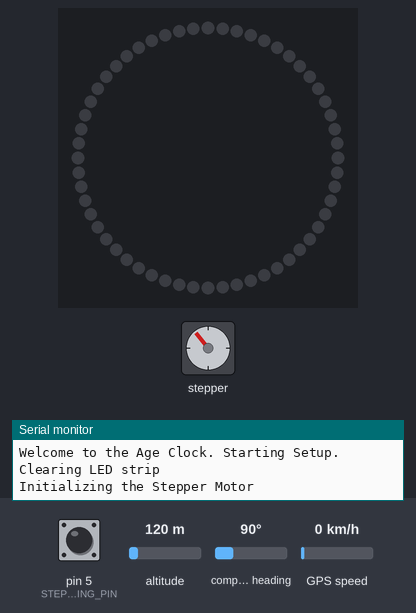
Bench run of a sketch on a simulated Arduino Uno, built with avr-gcc and run on an emulated ATmega328P. On the bench: 56 RGB LEDs in a ring, first at the top, clockwise, stepper motor, the last lines printed to the serial monitor. The inputs (shaded band) are chosen by the test bench; at power-on: pin 5 (STEPPER_HOMING_PIN) HIGH, altitude 120 m, compass heading 90°, GPS speed 0 km/h. Dim RGB values are drawn brighter than linear; the GPS gets a fix after 3 s at 37.7749, -122.4194 with 8 satellites; stepper angles assume 2048 steps per turn.

Above: at 0.8 s.
0.9 s: pin 5 (STEPPER_HOMING_PIN) pulled LOW for 0.15 s
At 4.0 s:
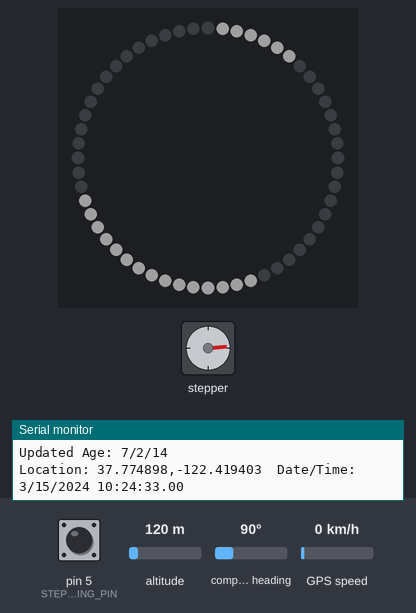
Timing chart, 0 to 5.5 s (numbered marks = the images above; inputs shaded):
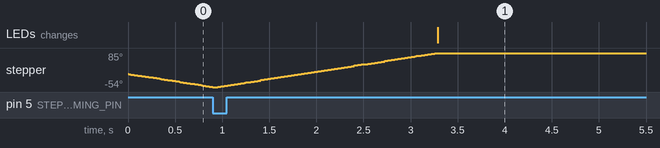

The sketch:

Age_Clock_Main.ino
```cpp
/// @file Age_Clock_Main.ino
/// @brief Main Arduino sketch for the Age Clock.

#include <Arduino.h>

#include "include/GpsTimeSensor.h"
#include "include/LedEffector.h"
#include "include/StepperEffector.h"
#include "include/ClockAge.h"
#include "include/ClockDate.h"

GpsTimeSensor * gps_time_sensor;
LedEffector * led_effector;
StepperEffector * year_effector;

static const Date BIRTH_DATE(BIRTH_YEAR, BIRTH_MONTH, BIRTH_DAY);
static Age current_age;

void setup() {
  // Starting Serial
  Serial.begin(115200);
  Serial.println("Welcome to the Age Clock. Starting Setup.");

  // Setup the GPS Time Sensor
  gps_time_sensor = new GpsTimeSensor;

  // Setup the LED Effector
  led_effector = new LedEffector();
  FastLED.setBrightness(32);
  FastLED.clearData();

  // Setup Stepper
  year_effector = new StepperEffector(
    STEPPER_STEPS_PER_REV,
    STEPPER_PIN_1,
    STEPPER_PIN_2,
    STEPPER_PIN_3,
    STEPPER_PIN_4);
  pinMode(STEPPER_HOMING_PIN, INPUT_PULLUP);

  Serial.println("Initializing the Stepper Motor");
  year_effector->begin(STEPPER_HOMING_PIN, HOMING_OFFSET_STEPS);
  if (!year_effector->home()) {
    Serial.println("Warning: Year stepper homing failed.");
  }
  else {
    Serial.println("Stepper Motor Homed.");
  }

  // Setup Complete
  Serial.println("Setup Complete. Starting loop.");
}

void loop() {
  main_loop();
}

void main_loop() {
  // Listen for updates on the gps sensor
  gps_time_sensor->listen();

  // Wait for the GPS to recieve and update
  if (gps_time_sensor->isUpdated())
  {
    gps_time_sensor->resetUpdated();

    // get updated age with the current date
    Date current_date = gps_time_sensor->getCurrentDate();
    Age updated_age = current_date - BIRTH_DATE;

    // If there is a new age, print it and display it!
    if(current_age != updated_age)
    {
      Serial.print("Updated Age: ");
      Serial.print(updated_age.getYear());
      Serial.print("/");
      Serial.print(updated_age.getMonth());
      Serial.print("/");
      Serial.println(updated_age.getDay());

      year_effector->displayYear(updated_age.getYear());
      led_effector->displayMonth(updated_age.getMonth());
      led_effector->displayDay(updated_age.getDay());

      // Don't forget to update the current age.
      current_age = updated_age;
    }
  }
}

void setLedHigh(){
  Serial.println("Setting led high.");
  led_effector->fillStrip();
}

void setLedLow(){
  Serial.println("Setting led low.");
  led_effector->clearStrip();
}

void blink(){
  static unsigned long lastToggle = 0;
  static bool isHigh = false;
  unsigned long now = millis();

  if (now - lastToggle >= 500) {
    lastToggle = now;
    if (isHigh) {
      setLedLow();
    } else {
      setLedHigh();
    }
    isHigh = !isHigh;
  }
}

void count(){
  static unsigned long lastIncrement = 0;
  unsigned long now = millis();
  static int day_count = 0;
  static int month_count = 0;
  static int year_count = 0;

  if (now - lastIncrement >= 10) {
    lastIncrement = now;

    // Increment the day
    ++day_count;

    if (day_count > DAYS_MAX)
    {
      Serial.println("Max Days. Incrementing Month LED count");
      ++month_count;
      day_count = 0;
      led_effector->clearStrip();
    }

    if (month_count > MONTHS_MAX)
    {
      Serial.println("Max Months. Resetting All LED counts");
      ++year_count;
      month_count = 0;
      day_count = 0;
      led_effector->clearStrip();
    }

    if (year_count > YEARS_MAX)
    {
      Serial.println("Max Years. Resetting all effectors.");
      year_count = 0;
      month_count = 0;
      day_count = 0;
      led_effector->clearStrip();
    }

    Serial.print("Year count: ");
    Serial.print(year_count);
    Serial.print(", Month count: ");
    Serial.print(month_count);
    Serial.print(", Day count: ");
    Serial.println(day_count);

    led_effector->displayDay(day_count);
    led_effector->displayMonth(month_count);
    year_effector->displayYear(year_count);
  }
}

bool isStepperSwitchPressed()
{
  // Based on Debounce Button Example
  // Setup static variables
  static const bool pressedState = LOW;
  static bool buttonState = digitalRead(STEPPER_HOMING_PIN);
  static bool lastButtonState = HIGH;             // Pullup up so default is high
  static unsigned long lastDebounceTime = 0;      // ms
  static const unsigned long debounceDelay = 50;  // ms

  // read the current homing switch state
  int reading = digitalRead(STEPPER_HOMING_PIN);

  // If the switch changed regardless of how, reset the debouncing timer
  if (reading != lastButtonState) {
    lastDebounceTime = millis();
  }

  if ((millis() - lastDebounceTime) > debounceDelay) {
    // whatever the reading is at, it's been there for longer than the debounce
    // delay, so take it as the actual current state:

    // if the button state has changed:
    if (reading != buttonState) {
      buttonState = reading;

      if(buttonState == pressedState)
      {
        lastButtonState = reading;
        return true;
      }
    }
  }

  // Save the current reading
  lastButtonState = reading;
  return false;
}

void testStepperButton(){
  if(isStepperSwitchPressed())
  {
    // For testing purposes, print the change of state
    Serial.println("Stepper button was pressed!");
  }
}

void testStepperButtonWithLeds()
{
  static int day_count = 0;
  static int month_count = 0;
  led_effector->displayDay(day_count);
  led_effector->displayMonth(month_count);

  if(isStepperSwitchPressed())
  {
    ++day_count;
    if (day_count > DAYS_MAX)
    {
      ++month_count;
      day_count = 0;
      led_effector->clearStrip();
    }
    Serial.print("The month count is now: ");
    Serial.println(month_count);
    Serial.print("The day count is now: ");
    Serial.println(day_count);
    led_effector->displayDay(day_count);
    led_effector->displayMonth(month_count);
  }
}

void testStepper(){
  static int year = 0;
  year_effector->displayYear(year);

  if(isStepperSwitchPressed())
  {
    ++year;
    Serial.print("Incrementing year: ");
    Serial.println(year);
    year_effector->displayYear(year);
  }
}

void testGpsComms()
{
  static int day_count = 0;
  static int month_count = 0;
  led_effector->displayDay(day_count);
  led_effector->displayMonth(month_count);

  gps_time_sensor->listen();

  if(gps_time_sensor->isUpdated())
  {
    gps_time_sensor->resetUpdated();

    ++day_count;
    if (day_count > DAYS_MAX)
    {
      ++month_count;
      day_count = 0;
      led_effector->clearStrip();
    }
    Serial.print("The month count is now: ");
    Serial.println(month_count);
    Serial.print("The day count is now: ");
    Serial.println(day_count);
    led_effector->displayDay(day_count);
    led_effector->displayMonth(month_count);
  }
}

void readRawGps()
{
  gps_time_sensor->printRawData();
}

void testAgeCalculation()
{
  static unsigned long lastIncrement = 0;
  unsigned long now = millis();
  static int day_of_year = 0;

  if (now - lastIncrement >= 500) { // 0.5 seconds
    lastIncrement = now;

    ++day_of_year; // Increment the day

    Date birth(2016, 12, 30);
    Date today(2026, day_of_year);

    Age age = today - birth;

    Serial.print("Birthday: ");
    Serial.print(birth.getYear());
    Serial.print("/");
    Serial.print(birth.getMonth());
    Serial.print("/");
    Serial.print(birth.getDay());
    Serial.print(" | Tomorrow: ");
    Serial.print(today.getYear());
    Serial.print("/");
    Serial.print(today.getMonth());
    Serial.print("/");
    Serial.print(today.getDay());
    Serial.print(" | Age: ");
    Serial.print(age.getYear());
    Serial.print("/");
    Serial.print(age.getMonth());
    Serial.print("/");
    Serial.println(age.getDay());
  }
}
```

ClockAge.h
```cpp
/// @file ClockAge.h
/// @brief Simple age object which stores the age of someone in years, months,
/// and days. Comparisons are available.

#pragma once

/// @class Age
class Age
{
  public:
    /// @brief Default Constructor
    Age();

    /// @brief Construct from year, month, and day components.
    /// @param year Four-digit year (e.g., 2024).
    /// @param month Month in [0, 11].
    /// @param day Day in [0, 30] (depending on month/year).
    explicit Age(uint16_t year, uint8_t month, uint8_t day);

    /// @brief Copy constructor.
    /// @param other Source instance to copy.
    Age(const Age & other);

    /// @brief Returns the year component.
    uint16_t getYear() const {return years;}

    /// @brief Returns the month component.
    uint8_t getMonth() const {return months;}

    /// @brief Returns the day component.
    uint8_t getDay() const {return days;}

    /// @brief Equality comparison on year, month, and day.
    /// @param other Date to compare against.
    /// @return true if all components are equal.
    bool operator==(const Age & other) const;

    /// @brief Inequality comparison on year, month, and day.
    /// @param other Date to compare against.
    /// @return true if any component differs.
    bool operator!=(const Age & other) const;

    /// @brief Strict-weak ordering by (year, month, day).
    /// @param other Date to compare against.
    /// @return true if this date is earlier than other.
    bool operator<(const Age & other) const;

    /// @brief Less-than-or-equal ordering by (year, month, day).
    /// @param other Date to compare against.
    /// @return true if this date is earlier than or equal to other.
    bool operator<=(const Age & other) const;

    /// @brief Greater-than ordering by (year, month, day).
    /// @param other Date to compare against.
    /// @return true if this date is later than other.
    bool operator>(const Age & other) const;

    /// @brief Greater-than-or-equal ordering by (year, month, day).
    /// @param other Date to compare against.
    /// @return true if this date is later than or equal to other.
    bool operator>=(const Age & other) const;

    int years; ///< Year value
    int months; ///< Month value [1-12]
    int days;   ///< Day value [1-31]
};

Age::Age()
: years(0),
  months(0),
  days(0)
{}

Age::Age(uint16_t year, uint8_t month, uint8_t day)
: years(year),
  months(month),
  days(day)
{}

Age::Age(const Age & other)
: years(other.years),
  months(other.months),
  days(other.days)
{}

bool Age::operator==(const Age & other) const
{
  return years == other.years &&
         months == other.months &&
         days == other.days;
}

bool Age::operator!=(const Age & other) const
{
  return !(*this == other);
}

bool Age::operator<(const Age & other) const
{
  if (years != other.years) {return years < other.years;}
  if (months != other.months) {return months < other.months;}
  return days < other.days;
}

bool Age::operator<=(const Age & other) const
{
  return *this < other || *this == other;
}

bool Age::operator>(const Age & other) const
{
  return !(*this <= other);
}

bool Age::operator>=(const Age & other) const
{
  return !(*this < other);
}
```

ClockConstants.h
```cpp
/// @file ClockConstants.h
/// @brief Project-wide hardware and configuration constants.

#pragma once

#include <FastLED.h>

/// ---------------------------------------------------------------------------
/// ------------------------------- CONSTANTS ---------------------------------
/// ---------------------------------------------------------------------------

bool isAutoplayEnabled = true;

/// ----------------------------- AGE CONSTANTS -------------------------------
static const int DAYS_MIN = 0;
static const int DAYS_MAX = 30;
static const int MONTHS_MIN = 0;
static const int MONTHS_MAX = 11;
static const int YEARS_MIN = 0;
static const int YEARS_MAX = 17;

//C
static const int BIRTH_DAY = 30;
static const int BIRTH_MONTH = 12;
static const int BIRTH_YEAR = 2016;

//P
//static const int BIRTH_DAY = 10;
//static const int BIRTH_MONTH = 11;
//static const int BIRTH_YEAR = 2018;

//J
//static const int BIRTH_DAY = 17;
//static const int BIRTH_MONTH = 6;
//static const int BIRTH_YEAR = 2021;

/// --------------------------- STEPPER CONSTANTS -----------------------------
static constexpr int STEPPER_PIN_1 = 8;
static constexpr int STEPPER_PIN_2 = 9;
static constexpr int STEPPER_PIN_3 = 10;
static constexpr int STEPPER_PIN_4 = 11;

static constexpr int STEPPER_STEPS_PER_REV = 2048;
static constexpr int STEPPER_RPM = 10;

static constexpr int STEPPER_HOMING_PIN = 5;
static constexpr long HOMING_OFFSET_STEPS = 0;

/// ----------------------------- LED CONSTANTS -------------------------------
static constexpr int LED_PIN = 6;
#define LED_TYPE NEOPIXEL         // Previously used WS2812B
#define COLOR_ORDER GRB

static constexpr unsigned int LEDS_PER_DAY = 1;
static constexpr unsigned int LEDS_PER_MONTH = 2;
static constexpr unsigned int LEDS_PER_YEAR = 0;
static constexpr unsigned int DAY_LED_COUNT = (DAYS_MAX + 1) * LEDS_PER_DAY;
static constexpr unsigned int MONTH_LED_COUNT = (MONTHS_MAX + 1) * LEDS_PER_MONTH;
static constexpr unsigned int YEAR_LED_COUNT = (YEARS_MAX + 1) * LEDS_PER_YEAR;

/// ---------------------------- SERVO CONSTANTS ------------------------------
static const int dayServoPin = 11;
static const int monthServoPin = 10;
static const int yearServoPin = 9;

static const int dayServoAngleMin = 0;
static const int dayServoAngleMax = 180;
static const int monthServoAngleMin = 0;
static const int monthServoAngleMax = 180;
static const int yearServoAngleMin = 0;
static const int yearServoAngleMax = 180;

static const uint8_t dayAngles[] = {0, 5, 9, 13, 20, 26, 31, 36, 41, 47, 51, 56, 62, 66, 72, 78, 83, 89, 94, 100, 106, 113, 119, 125, 131, 138, 144, 152, 162, 166, 175};
static const uint8_t monthAngles[] = {0, 15, 30, 44, 58, 72, 85, 100, 117, 133, 150, 170};
static const uint8_t yearAngles[] = {0, 8, 18, 27, 37, 47, 57, 68, 80, 92, 104, 117, 130, 141, 154, 166, 179};

/// ----------------------------- GPS CONSTANTS -------------------------------
static const int GPS_RX_PIN = 4;
static const int GPS_TX_PIN = 3;
static const uint8_t dummy_RXPin = 13, dummy_TXPin = 12;
static const uint32_t GPS_BAUD = 9600;

// Offset hours from gps time (UTC)
static const int CST_offset = -6;  // Central Standard Time (USA)
static const int CDT_offset = -5;  // Central Daylight Time (USA)
static const int PST_offset = -8;  // Pacific Standard Time (USA)
static const int PDT_offset = -7;  // Pacific Daylight Time (USA)
```

Effector.h
```cpp
/// @file Effector.h
/// @brief Abstract interface for age display effectors.

#pragma once

/// Abstract interface for anything that can display age information.
class Effector {
public:
  virtual ~Effector() = default;

  virtual void displayDay(unsigned int day) = 0;
  virtual void displayMonth(unsigned int month) = 0;
  virtual void displayYear(unsigned int year) = 0;

protected:
  Effector() = default;

private:
  Effector(const Effector&) = delete;
  Effector& operator=(const Effector&) = delete;
};
```

GpsTimeSensor.h
```cpp
/// @file GpsTimeSensor.h
/// @brief GPS time sensor interface and helpers.

#pragma once

#include <SoftwareSerial.h>
#include <TinyGPS++.h>
#include <TinyGPSPlus.h>

#include "ClockConstants.h"
#include "ClockDate.h"

static constexpr bool is_testing = false;

class GpsTimeSensor {
 public:
  GpsTimeSensor()
  : ss{GPS_RX_PIN, GPS_TX_PIN},
    valid_date{false},
    is_updated{false},
    current_date{1900, 1, 1}
  {
    ss.begin(GPS_BAUD);
  }

  void listen() {
    // This sketch displays information every time a new sentence is correctly encoded.
    static long time_since_last_message = millis();

    while (ss.available())
    {
      gps.encode(ss.read());
    }

    if (gps.date.isUpdated())
    {
      is_updated = true;
      current_date = Date(gps.date.year(), gps.date.month(), gps.date.day());
      displayInfo();
    }

    if (millis() - time_since_last_message > 5000 && gps.charsProcessed() < 10) {
      Serial.println(F("ERROR: No GPS detected"));
      // Reset timer
      time_since_last_message = millis();
    }
  }

  // Check if the date is object using the gps class
  bool isValid() const {return gps.date.isValid();}

  // Check if the date has been updated
  bool isUpdated() const {return is_updated;}

  // Reset the update flag. Expected to be used after isUpdated returns true
  void resetUpdated() {is_updated = false;}

  const Date getCurrentDate()
  {
    return current_date;
  }

  void printRawData()
  {
    while (ss.available() > 0){
      byte gpsData = ss.read();
      Serial.write(gpsData);  // Write the raw data to the Serial Monitor
    }
  }

 private:
  TinyGPSPlus gps;    // GPS Object
  SoftwareSerial ss;  // Serial Comms with the GPS object
  bool valid_date;    // Is the current date valid
  bool is_updated;    // Has the date been updated
  Date current_date;  // Current Date

  void displayInfo() {
    Serial.print(F("Location: "));
    if (gps.location.isValid()) {
      Serial.print(gps.location.lat(), 6);
      Serial.print(F(","));
      Serial.print(gps.location.lng(), 6);
    } else {
      Serial.print(F("INVALID"));
    }

    Serial.print(F("  Date/Time: "));
    if (gps.date.isValid()) {
      Serial.print(gps.date.month());
      Serial.print(F("/"));
      Serial.print(gps.date.day());
      Serial.print(F("/"));
      Serial.print(gps.date.year());
    } else {
      Serial.print(F("INVALID"));
    }

    Serial.print(F(" "));
    if (gps.time.isValid()) {
      if (gps.time.hour() < 10) Serial.print(F("0"));
      Serial.print(gps.time.hour());
      Serial.print(F(":"));
      if (gps.time.minute() < 10) Serial.print(F("0"));
      Serial.print(gps.time.minute());
      Serial.print(F(":"));
      if (gps.time.second() < 10) Serial.print(F("0"));
      Serial.print(gps.time.second());
      Serial.print(F("."));
      if (gps.time.centisecond() < 10) Serial.print(F("0"));
      Serial.print(gps.time.centisecond());
    } else {
      Serial.print(F("INVALID"));
    }

    Serial.println();
  }
};
```

Source omitted: ClockDate.h (5366 bytes), ClockUtils.h (5926 bytes), LedEffector.h (2085 bytes), StepperEffector.h (3971 bytes)

Measured:
- after the input at 0.9 s, the LEDs: change after 2.4 s (image 1)
